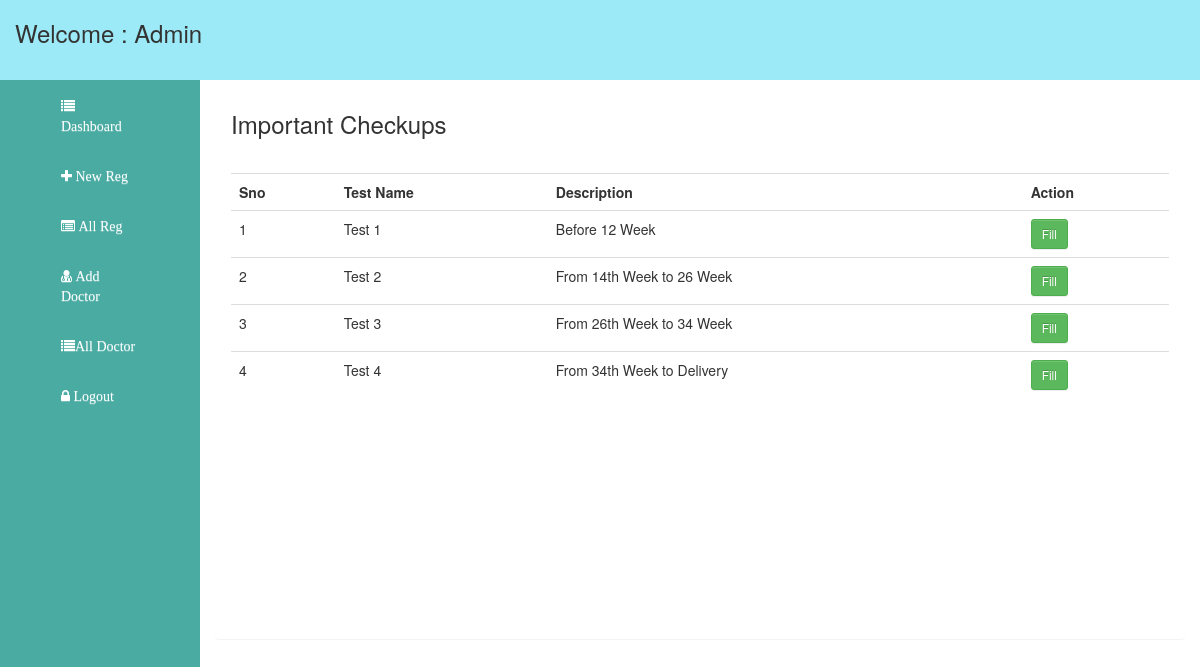
Screenshot of /hospital/week_checkup.php (signed in) with the database file from the repository.
### tables this page shows
CREATE TABLE IF NOT EXISTS `month_test` (
  `mid` int(11) NOT NULL AUTO_INCREMENT,
  `test_name` varchar(100) NOT NULL,
  `description` varchar(100) NOT NULL,
  PRIMARY KEY (`mid`)
);

### hospital/week_checkup.php (the view)
<?php include('header.php'); ?>
       	<?php include('sidebar.php'); ?>
       	<div class="col-md-10" id="righ_section">
       		<div class="panel">
       			<div class="panel-heading">
       				<h3>Important Checkups</h3>
       			</div>
       			<div class="panel-body">
       			 <div class="table-responsive" style="overflow:scroll; height:450px;">
       			 <table class="table">
       			 	<tr>
       			 		<th>Sno</th>
       			 		<th>Test Name</th>
       			 		<th>Description</th>
       			 		<th>Action</th>
       			 	</tr>
       			 	<?php
					  $qry ="select * from month_test";
					  $ex = mysqli_query($con,$qry);
					 $i=1;
					  while($rs = mysqli_fetch_array($ex))
					  {
					 ?>
       			 	<tr>
       			 		<td><?php echo $i; ?></td>
       			 		<td><?php echo $rs['test_name']; ?></td>
       			 		<td><?php echo $rs['description']; ?></td>
       			 		<td><a href="week_fill.php?tokenid=<?php echo $_GET['token']; ?>&&mid=<?php echo $rs['mid']; ?>" class="btn btn-success btn-sm">Fill </a></td>
       			 	</tr>
       			 	<?php
						  $i++;
					  }
				    ?>
       			 </table>
       			 </div>
       			</div>
       		</div>
       	</div>
<?php include('footer.php'); ?>

### rows the page displays
month_test: test_name "Test 1", description "Before 12 Week"
month_test: test_name "Test 2", description "From 14th Week to 26 Week"
month_test: test_name "Test 3", description "From 26th Week to 34 Week"
month_test: test_name "Test 4", description "From 34th Week to Delivery"
